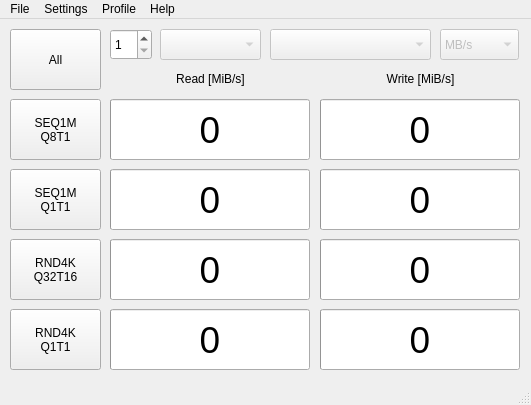
<?xml version="1.0" encoding="UTF-8"?>
<ui version="4.0">
 <class>MainWindow</class>
 <widget class="QMainWindow" name="MainWindow">
  <property name="geometry">
   <rect>
    <x>0</x>
    <y>0</y>
    <width>531</width>
    <height>405</height>
   </rect>
  </property>
  <property name="windowTitle">
   <string>KDiskMark</string>
  </property>
  <property name="locale">
   <locale language="English" country="UnitedStates"/>
  </property>
  <widget class="QWidget" name="centralwidget">
   <widget class="QPushButton" name="pushButton_All">
    <property name="geometry">
     <rect>
      <x>10</x>
      <y>10</y>
      <width>91</width>
      <height>61</height>
     </rect>
    </property>
    <property name="text">
     <string>All</string>
    </property>
   </widget>
   <widget class="QSpinBox" name="loopsCount">
    <property name="enabled">
     <bool>true</bool>
    </property>
    <property name="geometry">
     <rect>
      <x>110</x>
      <y>10</y>
      <width>42</width>
      <height>31</height>
     </rect>
    </property>
    <property name="minimum">
     <number>1</number>
    </property>
    <property name="maximum">
     <number>9</number>
    </property>
   </widget>
   <widget class="QComboBox" name="comboBox">
    <property name="enabled">
     <bool>false</bool>
    </property>
    <property name="geometry">
     <rect>
      <x>160</x>
      <y>10</y>
      <width>101</width>
      <height>31</height>
     </rect>
    </property>
   </widget>
   <widget class="QComboBox" name="comboBox_2">
    <property name="enabled">
     <bool>false</bool>
    </property>
    <property name="geometry">
     <rect>
      <x>270</x>
      <y>10</y>
      <width>161</width>
      <height>31</height>
     </rect>
    </property>
   </widget>
   <widget class="QProgressBar" name="readBar_SEQ1M_Q8T1">
    <property name="geometry">
     <rect>
      <x>110</x>
      <y>80</y>
      <width>200</width>
      <height>61</height>
     </rect>
    </property>
    <property name="font">
     <font>
      <pointsize>28</pointsize>
     </font>
    </property>
    <property name="maximum">
     <number>100</number>
    </property>
    <property name="value">
     <number>0</number>
    </property>
    <property name="format">
     <string>%v</string>
    </property>
   </widget>
   <widget class="QLabel" name="label">
    <property name="geometry">
     <rect>
      <x>110</x>
      <y>50</y>
      <width>201</width>
      <height>20</height>
     </rect>
    </property>
    <property name="text">
     <string>&lt;p align=&quot;center&quot;&gt;Read [MiB/s]&lt;/p&gt;</string>
    </property>
   </widget>
   <widget class="QPushButton" name="pushButton_SEQ1M_Q8T1">
    <property name="geometry">
     <rect>
      <x>10</x>
      <y>80</y>
      <width>91</width>
      <height>61</height>
     </rect>
    </property>
    <property name="text">
     <string>SEQ1M
Q8T1</string>
    </property>
   </widget>
   <widget class="QProgressBar" name="writeBar_SEQ1M_Q8T1">
    <property name="geometry">
     <rect>
      <x>320</x>
      <y>80</y>
      <width>200</width>
      <height>61</height>
     </rect>
    </property>
    <property name="font">
     <font>
      <pointsize>28</pointsize>
     </font>
    </property>
    <property name="maximum">
     <number>100</number>
    </property>
    <property name="value">
     <number>0</number>
    </property>
    <property name="format">
     <string>%v</string>
    </property>
   </widget>
   <widget class="QLabel" name="label_2">
    <property name="geometry">
     <rect>
      <x>320</x>
      <y>50</y>
      <width>201</width>
      <height>20</height>
     </rect>
    </property>
    <property name="text">
     <string>&lt;p align=&quot;center&quot;&gt;Write [MiB/s]&lt;/p&gt;</string>
    </property>
   </widget>
   <widget class="QComboBox" name="comboBox_3">
    <property name="enabled">
     <bool>false</bool>
    </property>
    <property name="geometry">
     <rect>
      <x>440</x>
      <y>10</y>
      <width>79</width>
      <height>31</height>
     </rect>
    </property>
    <item>
     <property name="text">
      <string>MB/s</string>
     </property>
    </item>
    <item>
     <property name="text">
      <string>GB/s</string>
     </property>
    </item>
    <item>
     <property name="text">
      <string>IOPS</string>
     </property>
    </item>
    <item>
     <property name="text">
      <string>μs</string>
     </property>
    </item>
   </widget>
   <widget class="QProgressBar" name="readBar_SEQ1M_Q1T1">
    <property name="geometry">
     <rect>
      <x>110</x>
      <y>150</y>
      <width>200</width>
      <height>61</height>
     </rect>
    </property>
    <property name="font">
     <font>
      <pointsize>28</pointsize>
     </font>
    </property>
    <property name="maximum">
     <number>100</number>
    </property>
    <property name="value">
     <number>0</number>
    </property>
    <property name="format">
     <string>%v</string>
    </property>
   </widget>
   <widget class="QProgressBar" name="writeBar_SEQ1M_Q1T1">
    <property name="geometry">
     <rect>
      <x>320</x>
      <y>150</y>
      <width>200</width>
      <height>61</height>
     </rect>
    </property>
    <property name="font">
     <font>
      <pointsize>28</pointsize>
     </font>
    </property>
    <property name="maximum">
     <number>100</number>
    </property>
    <property name="value">
     <number>0</number>
    </property>
    <property name="format">
     <string>%v</string>
    </property>
   </widget>
   <widget class="QPushButton" name="pushButton_SEQ1M_Q1T1">
    <property name="geometry">
     <rect>
      <x>10</x>
      <y>150</y>
      <width>91</width>
      <height>61</height>
     </rect>
    </property>
    <property name="text">
     <string>SEQ1M
Q1T1</string>
    </property>
   </widget>
   <widget class="QProgressBar" name="writeBar_RND4K_Q32T16">
    <property name="geometry">
     <rect>
      <x>320</x>
      <y>220</y>
      <width>200</width>
      <height>61</height>
     </rect>
    </property>
    <property name="font">
     <font>
      <pointsize>28</pointsize>
     </font>
    </property>
    <property name="maximum">
     <number>100</number>
    </property>
    <property name="value">
     <number>0</number>
    </property>
    <property name="format">
     <string>%v</string>
    </property>
   </widget>
   <widget class="QProgressBar" name="readBar_RND4K_Q32T16">
    <property name="geometry">
     <rect>
      <x>110</x>
      <y>220</y>
      <width>200</width>
      <height>61</height>
     </rect>
    </property>
    <property name="font">
     <font>
      <pointsize>28</pointsize>
     </font>
    </property>
    <property name="maximum">
     <number>100</number>
    </property>
    <property name="value">
     <number>0</number>
    </property>
    <property name="format">
     <string>%v</string>
    </property>
   </widget>
   <widget class="QPushButton" name="pushButton_RND4K_Q32T16">
    <property name="geometry">
     <rect>
      <x>10</x>
      <y>220</y>
      <width>91</width>
      <height>61</height>
     </rect>
    </property>
    <property name="text">
     <string>RND4K
Q32T16</string>
    </property>
   </widget>
   <widget class="QProgressBar" name="readBar_RND4K_Q1T1">
    <property name="geometry">
     <rect>
      <x>110</x>
      <y>290</y>
      <width>200</width>
      <height>61</height>
     </rect>
    </property>
    <property name="font">
     <font>
      <pointsize>28</pointsize>
     </font>
    </property>
    <property name="maximum">
     <number>100</number>
    </property>
    <property name="value">
     <number>0</number>
    </property>
    <property name="format">
     <string>%v</string>
    </property>
   </widget>
   <widget class="QPushButton" name="pushButton_RND4K_Q1T1">
    <property name="geometry">
     <rect>
      <x>10</x>
      <y>290</y>
      <width>91</width>
      <height>61</height>
     </rect>
    </property>
    <property name="text">
     <string>RND4K
Q1T1</string>
    </property>
   </widget>
   <widget class="QProgressBar" name="writeBar_RND4K_Q1T1">
    <property name="geometry">
     <rect>
      <x>320</x>
      <y>290</y>
      <width>200</width>
      <height>61</height>
     </rect>
    </property>
    <property name="font">
     <font>
      <pointsize>28</pointsize>
     </font>
    </property>
    <property name="maximum">
     <number>100</number>
    </property>
    <property name="value">
     <number>0</number>
    </property>
    <property name="format">
     <string>%v</string>
    </property>
   </widget>
  </widget>
  <widget class="QMenuBar" name="menubar">
   <property name="geometry">
    <rect>
     <x>0</x>
     <y>0</y>
     <width>531</width>
     <height>23</height>
    </rect>
   </property>
   <widget class="QMenu" name="menuFile">
    <property name="title">
     <string>File</string>
    </property>
   </widget>
   <widget class="QMenu" name="menuSettings">
    <property name="title">
     <string>Settings</string>
    </property>
    <widget class="QMenu" name="menuInterval_Time">
     <property name="title">
      <string>Interval Time</string>
     </property>
     <addaction name="action0_sec"/>
     <addaction name="action1_sec"/>
     <addaction name="action3_sec"/>
     <addaction name="action5_sec"/>
     <addaction name="action10_sec"/>
     <addaction name="action30_sec"/>
     <addaction name="action1_min"/>
     <addaction name="action3_min"/>
     <addaction name="action5_min"/>
     <addaction name="action10_min"/>
    </widget>
    <addaction name="menuInterval_Time"/>
   </widget>
   <widget class="QMenu" name="menuProfile">
    <property name="title">
     <string>Profile</string>
    </property>
   </widget>
   <widget class="QMenu" name="menuHelp">
    <property name="title">
     <string>Help</string>
    </property>
    <addaction name="actionAbout"/>
   </widget>
   <addaction name="menuFile"/>
   <addaction name="menuSettings"/>
   <addaction name="menuProfile"/>
   <addaction name="menuHelp"/>
  </widget>
  <widget class="QStatusBar" name="statusbar"/>
  <action name="action0_sec">
   <property name="checkable">
    <bool>true</bool>
   </property>
   <property name="text">
    <string>0 sec</string>
   </property>
  </action>
  <action name="action1_sec">
   <property name="checkable">
    <bool>true</bool>
   </property>
   <property name="text">
    <string>1 sec</string>
   </property>
  </action>
  <action name="action3_sec">
   <property name="checkable">
    <bool>true</bool>
   </property>
   <property name="text">
    <string>3 sec</string>
   </property>
  </action>
  <action name="action5_sec">
   <property name="checkable">
    <bool>true</bool>
   </property>
   <property name="checked">
    <bool>true</bool>
   </property>
   <property name="text">
    <string>5 sec</string>
   </property>
  </action>
  <action name="action10_sec">
   <property name="checkable">
    <bool>true</bool>
   </property>
   <property name="text">
    <string>10 sec</string>
   </property>
  </action>
  <action name="action30_sec">
   <property name="checkable">
    <bool>true</bool>
   </property>
   <property name="text">
    <string>30 sec</string>
   </property>
  </action>
  <action name="action1_min">
   <property name="checkable">
    <bool>true</bool>
   </property>
   <property name="text">
    <string>1 min</string>
   </property>
  </action>
  <action name="action3_min">
   <property name="checkable">
    <bool>true</bool>
   </property>
   <property name="text">
    <string>3 min</string>
   </property>
  </action>
  <action name="action5_min">
   <property name="checkable">
    <bool>true</bool>
   </property>
   <property name="text">
    <string>5 min</string>
   </property>
  </action>
  <action name="action10_min">
   <property name="checkable">
    <bool>true</bool>
   </property>
   <property name="text">
    <string>10 min</string>
   </property>
  </action>
  <action name="actionAbout">
   <property name="text">
    <string>About KDiskMark</string>
   </property>
  </action>
 </widget>
 <resources/>
 <connections/>
</ui>
